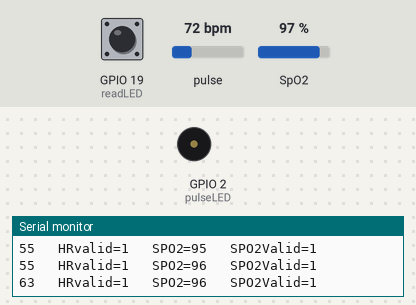
The sketch below on a simulated ESP32. On the bench: buzzer (waves = sounding), the last lines printed to the serial monitor. The test bench sets the inputs (shaded band); at power-on: pulse 72 bpm, GPIO 19 (readLED) HIGH, SpO2 97 %. WiFi joins after 1.5 s; servers stay silent unless stated.

Above: at 6.0 s.
6.1 s: pulse set to 42 bpm
At 8.2 s:
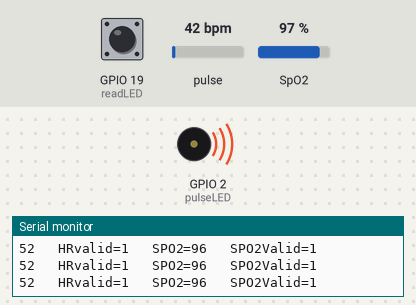
8.5 s: pulse set to 70 bpm
At 11.5 s:
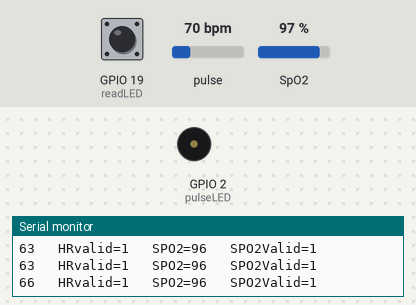
Timing chart, 0 to 13.0 s (numbered marks = the images above; inputs shaded):
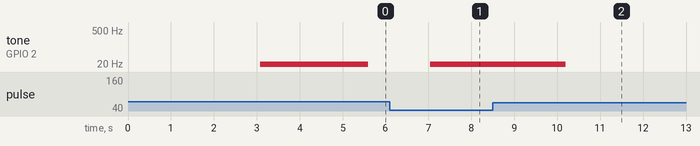

The sketch:

WiFi_Oximeter_using_MAX30102_and_ESP32.ino
```cpp
#include <Wire.h>
#include <Blynk.h>
#include <WiFi.h>
#include <BlynkSimpleEsp32.h>
#include "MAX30105.h"
#include "spo2_algorithm.h"
#include "heartRate.h"

MAX30105 particleSensor;

#define MAX_BRIGHTNESS 255

uint32_t irBuffer[100]; //infrared LED sensor data
uint32_t redBuffer[100];  //red LED sensor data

#define REPORTING_PERIOD_MS 1000 // frequency of updates sent to blynk app in ms

char auth[] = "";             // You should get Auth Token in the Blynk App.
char ssid[] = "";                              // Your WiFi credentials.
char pass[] = "";

uint32_t tsLastReport = 0;  //stores the time the last update was sent to the blynk app

int32_t bufferLength; //data length
int32_t spo2; //SPO2 value
int8_t validSPO2; //indicator to show if the SPO2 calculation is valid
int32_t heartRate; //heart rate value calcualated as per Maxim's algorithm
int8_t validHeartRate; //indicator to show if the heart rate calculation is valid

byte pulseLED = 2; //onboard led on esp32 nodemcu
byte readLED = 19; //Blinks with each data read

long lastBeat = 0; //Time at which the last beat occurred

float beatsPerMinute; //stores the BPM as per custom algorithm
int beatAvg = 0, sp02Avg = 0; //stores the average BPM and SPO2
float ledBlinkFreq; //stores the frequency to blink the pulseLED


void setup()
{
  ledcSetup(0, 0, 8); // PWM Channel = 0, Initial PWM Frequency = 0Hz, Resolution = 8 bits
  ledcAttachPin(pulseLED, 0); //attach pulseLED pin to PWM Channel 0
  ledcWrite(0, 255); //set PWM Channel Duty Cycle to 255

  Blynk.begin(auth, ssid, pass);
  Serial.begin(115200);

  Serial.print("Initializing Pulse Oximeter..");

    // Initialize sensor
  if (!particleSensor.begin(Wire, I2C_SPEED_FAST)) //Use default I2C port, 400kHz speed
  {
    Serial.println(F("MAX30105 was not found. Please check wiring/power."));
    while (1);
  }


  /*The following parameters should be tuned to get the best readings for IR and RED LED.
   *The perfect values varies depending on your power consumption required, accuracy, ambient light, sensor mounting, etc.
   *Refer Maxim App Notes to understand how to change these values
   *I got the best readings with these values for my setup. Change after going through the app notes.
   */
  byte ledBrightness = 50; //Options: 0=Off to 255=50mA
  byte sampleAverage = 1; //Options: 1, 2, 4, 8, 16, 32
  byte ledMode = 2; //Options: 1 = Red only, 2 = Red + IR, 3 = Red + IR + Green
  byte sampleRate = 100; //Options: 50, 100, 200, 400, 800, 1000, 1600, 3200
  int pulseWidth = 69; //Options: 69, 118, 215, 411
  int adcRange = 4096; //Options: 2048, 4096, 8192, 16384

  particleSensor.setup(ledBrightness, sampleAverage, ledMode, sampleRate, pulseWidth, adcRange); //Configure sensor with these settings
}

void loop()
{
  bufferLength = 100; //buffer length of 100 stores 4 seconds of samples running at 25sps

  //read the first 100 samples, and determine the signal range
  for (byte i = 0 ; i < bufferLength ; i++)
  {
    while (particleSensor.available() == false) //do we have new data?
      particleSensor.check(); //Check the sensor for new data

    redBuffer[i] = particleSensor.getIR();
    irBuffer[i] = particleSensor.getRed();
    particleSensor.nextSample(); //We're finished with this sample so move to next sample

    Serial.print(F("red: "));
    Serial.print(redBuffer[i], DEC);
    Serial.print(F("\t ir: "));
    Serial.println(irBuffer[i], DEC);
  }

  //calculate heart rate and SpO2 after first 100 samples (first 4 seconds of samples)
  maxim_heart_rate_and_oxygen_saturation(irBuffer, bufferLength, redBuffer, &spo2, &validSPO2, &heartRate, &validHeartRate);

  //Continuously taking samples from MAX30102.  Heart rate and SpO2 are calculated every 1 second
  while (1)
  {
    Blynk.run();
    //dumping the first 25 sets of samples in the memory and shift the last 75 sets of samples to the top
    for (byte i = 25; i < 100; i++)
    {
      redBuffer[i - 25] = redBuffer[i];
      irBuffer[i - 25] = irBuffer[i];
    }

    //take 25 sets of samples before calculating the heart rate.
    for (byte i = 75; i < 100; i++)
    {
      while (particleSensor.available() == false) //do we have new data?
        particleSensor.check(); //Check the sensor for new data

      digitalWrite(readLED, !digitalRead(readLED)); //Blink onboard LED with every data read

      redBuffer[i] = particleSensor.getRed();
      irBuffer[i] = particleSensor.getIR();
      particleSensor.nextSample(); //We're finished with this sample so move to next sample

      //send samples and calculation result to terminal program through UART
      //Uncomment these statements to view the raw data during calibration of sensor.
      //When uncommented, beatsPerMinute will be slightly off.
      /*Serial.print(F("red: "));
      Serial.print(redBuffer[i], DEC);
      Serial.print(F("\t ir: "));
      Serial.print(irBuffer[i], DEC);
      Serial.print(F("\t HR="));
      Serial.print(heartRate, DEC);
      Serial.print(F("\t"));
      Serial.print(beatAvg, DEC);

      Serial.print(F("\t HRvalid="));
      Serial.print(validHeartRate, DEC);

      Serial.print(F("\t SPO2="));
      Serial.print(spo2, DEC);

      Serial.print(F("\t SPO2Valid="));
      Serial.println(validSPO2, DEC);*/

      long irValue = irBuffer[i];

      //Calculate BPM independent of Maxim Algorithm.
      if (checkForBeat(irValue) == true)
      {
        //We sensed a beat!
        long delta = millis() - lastBeat;
        lastBeat = millis();

        beatsPerMinute = 60 / (delta / 1000.0);
        beatAvg = (beatAvg+beatsPerMinute)/2;

        if(beatAvg != 0)
          ledBlinkFreq = (float)(60.0/beatAvg);
        else
          ledBlinkFreq = 0;
        ledcWriteTone(0, ledBlinkFreq);
      }
      if(millis() - lastBeat > 10000)
      {
        beatsPerMinute = 0;
        beatAvg = (beatAvg+beatsPerMinute)/2;

        if(beatAvg != 0)
          ledBlinkFreq = (float)(60.0/beatAvg);
        else
          ledBlinkFreq = 0;
        ledcWriteTone(0, ledBlinkFreq);
      }
    }

    //After gathering 25 new samples recalculate HR and SP02
    maxim_heart_rate_and_oxygen_saturation(irBuffer, bufferLength, redBuffer, &spo2, &validSPO2, &heartRate, &validHeartRate);

    Serial.print(beatAvg, DEC);

    Serial.print(F("\t HRvalid="));
    Serial.print(validHeartRate, DEC);

    Serial.print(F("\t SPO2="));
    Serial.print( sp02Avg , DEC);

    Serial.print(F("\t SPO2Valid="));
    Serial.println(validSPO2, DEC);

    //Calculates average SPO2 to display smooth transitions on Blynk App
    if(validSPO2 == 1 && spo2 < 100 && spo2 > 0)
    {
      sp02Avg = (sp02Avg+spo2)/2;
    }
    else
    {
      spo2 = 0;
      sp02Avg = (sp02Avg+spo2)/2;;
    }

     //Send Data to Blynk App at regular intervals
    if (millis() - tsLastReport > REPORTING_PERIOD_MS)
    {
      Blynk.virtualWrite(V3, beatAvg);
      Blynk.virtualWrite(V4, sp02Avg);

      tsLastReport = millis();
    }
  }
}
```

Measured:
- after the input at 6.1 s, tone on GPIO 2 (pulseLED): silent → 1 Hz after 0.94 s
- after the input at 8.5 s, tone on GPIO 2 (pulseLED): 1 Hz → silent after 1.7 s
